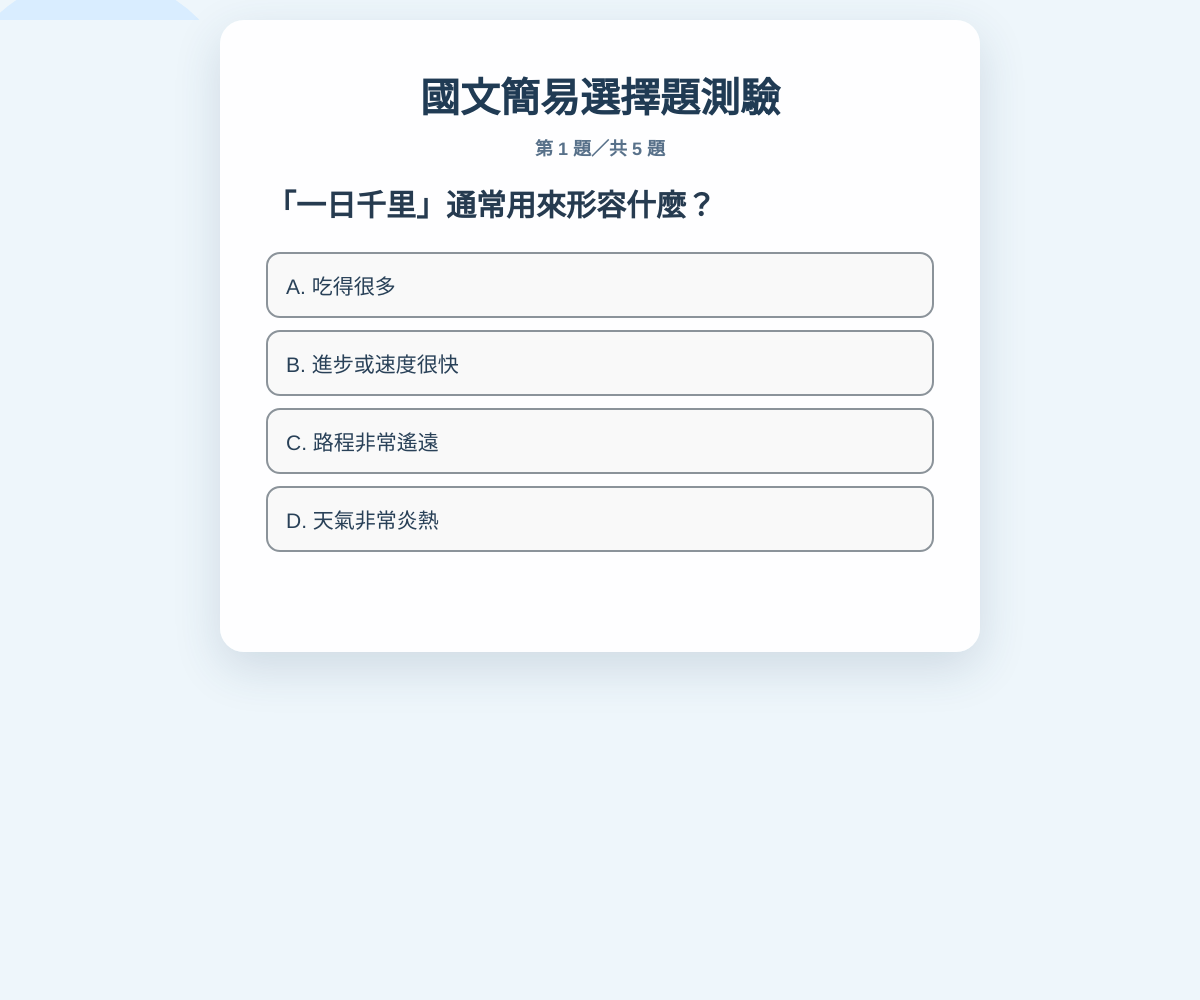
Frame 1 (no input)
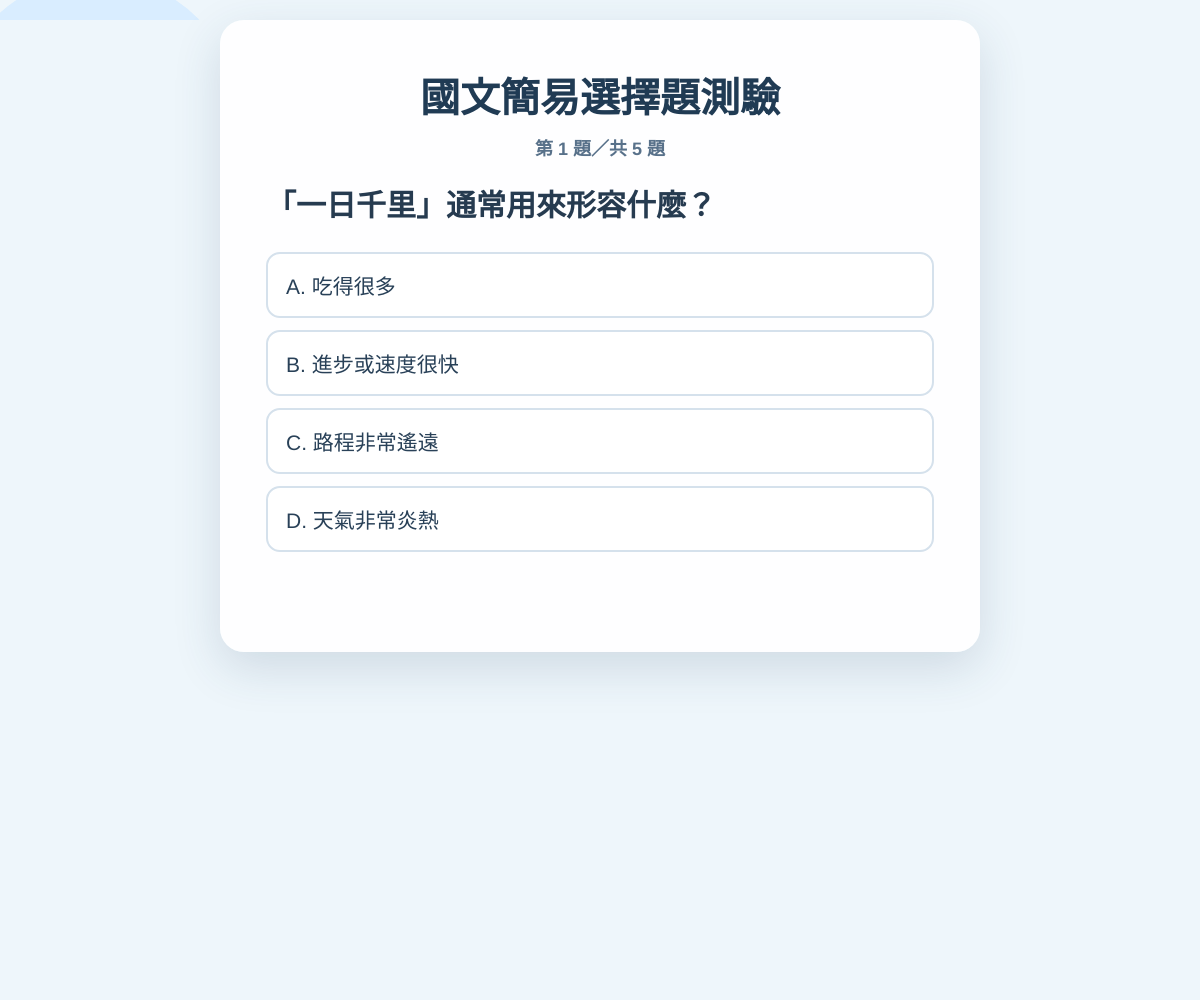
Frame 60 (no input)
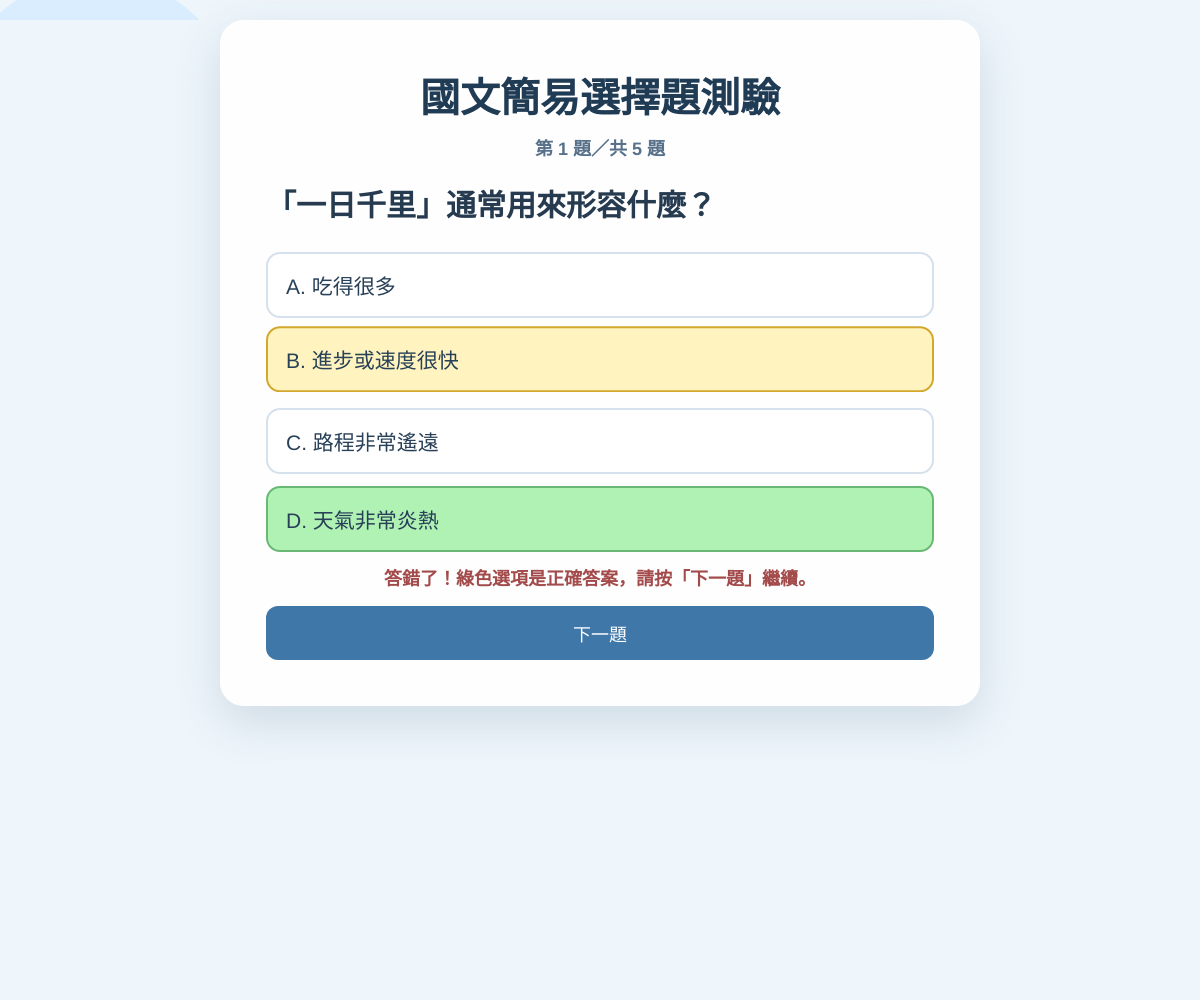
Frame 120 (the mouse pressed at the canvas centre since frame 60)

The p5.js sketch that drew these frames (run headless with seeded random() and noise() and a simulated clock; from frame 60 on, the mouse is pressed at the canvas centre):

// p5.js sketch
// ── sketch.js
// 宣告五題國文簡易選擇題資料。
const questions = [
  // 建立第一題的題目資料。
  {
    // 設定第一題題目文字。
    question: "「一日千里」通常用來形容什麼？",
    // 設定第一題的四個選項文字。
    options: ["吃得很多", "進步或速度很快", "路程非常遙遠", "天氣非常炎熱"],
    // 設定第一題正確答案的索引位置。
    answer: 1
  },
  // 建立第二題的題目資料。
  {
    // 設定第二題題目文字。
    question: "下列哪一個詞語最適合形容勤奮學習？",
    // 設定第二題的四個選項文字。
    options: ["無所事事", "走馬看花", "專心致志", "囫圇吞棗"],
    // 設定第二題正確答案的索引位置。
    answer: 2
  },
  // 建立第三題的題目資料。
  {
    // 設定第三題題目文字。
    question: "「夕陽西下」中的「西下」是指什麼？",
    // 設定第三題的四個選項文字。
    options: ["太陽從西方升起", "太陽向西方落下", "月亮向西方升起", "風從西方吹來"],
    // 設定第三題正確答案的索引位置。
    answer: 1
  },
  // 建立第四題的題目資料。
  {
    // 設定第四題題目文字。
    question: "下列哪一個字的意思是「看」？",
    // 設定第四題的四個選項文字。
    options: ["望", "聞", "說", "走"],
    // 設定第四題正確答案的索引位置。
    answer: 0
  },
  // 建立第五題的題目資料。
  {
    // 設定第五題題目文字。
    question: "下列哪一個句子的標點符號使用正確？",
    // 設定第五題的四個選項文字。
    options: ["你吃飽了嗎。", "今天天氣很好！", "我喜歡：閱讀。", "他說，「請進。」"],
    // 設定第五題正確答案的索引位置。
    answer: 1
  }
];

// 宣告目前顯示的題目索引。
let currentQuestionIndex = 0;
// 宣告目前答對的題數。
let score = 0;
// 宣告目前是否已經選過答案。
let answerLocked = false;
// 宣告測驗是否已經完成。
let quizFinished = false;
// 宣告錯誤回饋與正確答案動畫是否正在顯示。
let wrongAnswerShown = false;
// 宣告畫布物件。
let canvas;
// 宣告測驗主要容器。
let appContainer;
// 宣告標題元素。
let titleElement;
// 宣告進度元素。
let progressElement;
// 宣告題目元素。
let questionElement;
// 宣告四個選項按鈕元素陣列。
let optionElements = [];
// 宣告答題回饋元素。
let feedbackElement;
// 宣告下一題按鈕元素。
let nextButton;
// 宣告結果元素。
let resultElement;
// 宣告重新開始按鈕元素。
let restartButton;
// 宣告正確答案動畫的開始時間。
let animationStartTime = 0;

// p5.js 初始化函式，只會在畫面建立時執行一次。
function setup() {
  // 建立符合瀏覽器視窗大小的畫布。
  canvas = createCanvas(windowWidth, windowHeight);
  // 將畫布固定在瀏覽器左上角。
  canvas.position(0, 0);
  // 將畫布設定為固定定位。
  canvas.style("position", "fixed");
  // 將畫布放在 DOM 介面後方。
  canvas.style("z-index", "-1");
  // 讓畫布不攔截滑鼠與觸控事件。
  canvas.style("pointer-events", "none");
  // 設定整個頁面的基本樣式。
  stylePage();
  // 建立測驗的 DOM 介面。
  createInterface();
  // 顯示第一題內容。
  renderQuestion();
}

// p5.js 每一幀執行的繪圖函式。
function draw() {
  // 使用淡藍色作為全螢幕背景。
  background("#eef6fb");
  // 關閉圖形外框線。
  noStroke();
  // 設定左上方裝飾圖形的顏色。
  fill("#d9edff");
  // 繪製左上方柔和裝飾圓。
  ellipse(width * 0.08, height * 0.12, width * 0.24, width * 0.24);
  // 設定右下方裝飾圖形的顏色。
  fill("#ddf4e4");
  // 繪製右下方柔和裝飾圓。
  ellipse(width * 0.92, height * 0.88, width * 0.32, width * 0.32);
  // 執行答錯後的正確答案上下跳動動畫。
  animateCorrectAnswer();
}

// 設定頁面基本樣式的函式。
function stylePage() {
  // 取得目前網頁的 body 元素。
  const body = document.body;
  // 移除瀏覽器預設外距。
  body.style.margin = "0";
  // 設定適合繁體中文的字型。
  body.style.fontFamily = "Noto Sans TC, Microsoft JhengHei, sans-serif";
  // 隱藏水平捲軸。
  body.style.overflowX = "hidden";
  // 設定頁面最小高度為整個視窗高度。
  body.style.minHeight = "100vh";
  // 設定頁面背景顏色。
  body.style.backgroundColor = "#eef6fb";
  // 設定行動裝置的觸控操作方式。
  body.style.touchAction = "manipulation";
}

// 建立所有測驗介面元素的函式。
function createInterface() {
  // 建立主要測驗容器。
  appContainer = createDiv();
  // 設定主要容器的識別名稱。
  appContainer.id("quiz-app");
  // 設定主要容器的相對定位。
  appContainer.style("position", "relative");
  // 設定主要容器位於畫布上方。
  appContainer.style("z-index", "1");
  // 設定主要容器寬度與最大寬度。
  appContainer.style("width", "min(92vw, 760px)");
  // 設定主要容器的最大高度。
  appContainer.style("max-height", "calc(100vh - 40px)");
  // 讓內容過多時可以垂直捲動。
  appContainer.style("overflow-y", "auto");
  // 設定主要容器水平置中與上下外距。
  appContainer.style("margin", "20px auto");
  // 設定主要容器內距。
  appContainer.style("padding", "clamp(22px, 5vw, 46px)");
  // 設定主要容器盒模型。
  appContainer.style("box-sizing", "border-box");
  // 設定主要容器背景。
  appContainer.style("background", "rgba(255, 255, 255, 0.95)");
  // 設定主要容器圓角。
  appContainer.style("border-radius", "24px");
  // 設定主要容器陰影。
  appContainer.style("box-shadow", "0 16px 48px rgba(42, 76, 105, 0.16)");

  // 建立測驗標題。
  titleElement = createElement("h1", "國文簡易選擇題測驗");
  // 將標題放入主要容器。
  titleElement.parent(appContainer);
  // 設定標題上下外距。
  titleElement.style("margin", "0 0 10px");
  // 設定標題字體大小。
  titleElement.style("font-size", "clamp(26px, 5vw, 40px)");
  // 設定標題文字顏色。
  titleElement.style("color", "#203b54");
  // 設定標題文字置中。
  titleElement.style("text-align", "center");

  // 建立題目進度文字。
  progressElement = createElement("p", "");
  // 將進度文字放入主要容器。
  progressElement.parent(appContainer);
  // 設定進度文字外距。
  progressElement.style("margin", "0 0 22px");
  // 設定進度文字置中。
  progressElement.style("text-align", "center");
  // 設定進度文字顏色。
  progressElement.style("color", "#58718a");
  // 設定進度文字粗細。
  progressElement.style("font-weight", "700");
  // 設定進度文字大小。
  progressElement.style("font-size", "18px");

  // 建立題目文字元素。
  questionElement = createElement("h2", "");
  // 將題目文字放入主要容器。
  questionElement.parent(appContainer);
  // 設定題目文字行高。
  questionElement.style("line-height", "1.6");
  // 設定題目文字大小。
  questionElement.style("font-size", "clamp(20px, 3.5vw, 30px)");
  // 設定題目文字顏色。
  questionElement.style("color", "#263b50");
  // 設定題目文字外距。
  questionElement.style("margin", "0 0 22px");

  // 使用迴圈建立四個選項按鈕。
  for (let optionIndex = 0; optionIndex < 4; optionIndex += 1) {
    // 建立一個空白選項按鈕。
    const optionButton = createButton("");
    // 將選項按鈕放入主要容器。
    optionButton.parent(appContainer);
    // 設定選項按鈕的類別名稱。
    optionButton.addClass("quiz-option");
    // 設定選項按鈕寬度為百分之百。
    optionButton.style("width", "100%");
    // 設定選項按鈕內距。
    optionButton.style("padding", "16px 18px");
    // 設定選項按鈕下方外距。
    optionButton.style("margin", "0 0 12px");
    // 設定選項按鈕盒模型。
    optionButton.style("box-sizing", "border-box");
    // 設定選項按鈕邊框。
    optionButton.style("border", "2px solid #d5e1ec");
    // 設定選項按鈕圓角。
    optionButton.style("border-radius", "14px");
    // 設定選項按鈕初始背景色。
    optionButton.style("background", "#ffffff");
    // 設定選項按鈕文字顏色。
    optionButton.style("color", "#294158");
    // 設定選項按鈕字體大小。
    optionButton.style("font-size", "clamp(17px, 2.5vw, 21px)");
    // 設定選項按鈕文字靠左對齊。
    optionButton.style("text-align", "left");
    // 設定選項按鈕可點擊游標。
    optionButton.style("cursor", "pointer");
    // 設定選項按鈕的觸控操作方式。
    optionButton.style("touch-action", "manipulation");
    // 設定選項按鈕的轉場動畫。
    optionButton.style("transition", "transform 0.15s ease, border-color 0.15s ease, background 0.15s ease");
    // 綁定 p5.js 原生滑鼠與觸控按壓事件。
    optionButton.mousePressed(() => handleOptionClick(optionIndex));
    // 為選項按鈕加入原生觸控事件以強化行動裝置支援。
    optionButton.elt.addEventListener("touchstart", (event) => handleTouchOption(event, optionIndex), { passive: false });
    // 將選項按鈕保存到陣列。
    optionElements.push(optionButton);
  }

  // 建立答題回饋文字元素。
  feedbackElement = createElement("p", "");
  // 將答題回饋文字放入主要容器。
  feedbackElement.parent(appContainer);
  // 設定回饋文字最小高度。
  feedbackElement.style("min-height", "30px");
  // 設定回饋文字外距。
  feedbackElement.style("margin", "8px 0 12px");
  // 設定回饋文字置中。
  feedbackElement.style("text-align", "center");
  // 設定回饋文字大小。
  feedbackElement.style("font-size", "18px");
  // 設定回饋文字粗細。
  feedbackElement.style("font-weight", "700");

  // 建立下一題按鈕。
  nextButton = createButton("下一題");
  // 將下一題按鈕放入主要容器。
  nextButton.parent(appContainer);
  // 設定下一題按鈕寬度。
  nextButton.style("width", "100%");
  // 設定下一題按鈕內距。
  nextButton.style("padding", "14px 20px");
  // 設定下一題按鈕邊框。
  nextButton.style("border", "0");
  // 設定下一題按鈕圓角。
  nextButton.style("border-radius", "12px");
  // 設定下一題按鈕背景色。
  nextButton.style("background", "#3f78a8");
  // 設定下一題按鈕文字色。
  nextButton.style("color", "#ffffff");
  // 設定下一題按鈕字體大小。
  nextButton.style("font-size", "18px");
  // 設定下一題按鈕游標。
  nextButton.style("cursor", "pointer");
  // 設定下一題按鈕觸控操作方式。
  nextButton.style("touch-action", "manipulation");
  // 綁定下一題按鈕的滑鼠與觸控事件。
  nextButton.mousePressed(goToNextQuestion);
  // 綁定下一題按鈕的原生觸控事件。
  nextButton.elt.addEventListener("touchstart", handleTouchNext, { passive: false });
  // 初始隱藏下一題按鈕。
  nextButton.hide();

  // 建立測驗結果文字元素。
  resultElement = createElement("p", "");
  // 將測驗結果文字放入主要容器。
  resultElement.parent(appContainer);
  // 設定測驗結果文字置中。
  resultElement.style("text-align", "center");
  // 設定測驗結果文字大小。
  resultElement.style("font-size", "clamp(22px, 4vw, 32px)");
  // 設定測驗結果文字顏色。
  resultElement.style("color", "#2d6946");
  // 設定測驗結果文字粗細。
  resultElement.style("font-weight", "700");
  // 初始隱藏測驗結果文字。
  resultElement.hide();

  // 建立重新開始按鈕。
  restartButton = createButton("重新開始測驗");
  // 將重新開始按鈕放入主要容器。
  restartButton.parent(appContainer);
  // 設定重新開始按鈕寬度。
  restartButton.style("width", "100%");
  // 設定重新開始按鈕內距。
  restartButton.style("padding", "14px 20px");
  // 設定重新開始按鈕邊框。
  restartButton.style("border", "2px solid #3f78a8");
  // 設定重新開始按鈕圓角。
  restartButton.style("border-radius", "12px");
  // 設定重新開始按鈕背景色。
  restartButton.style("background", "#ffffff");
  // 設定重新開始按鈕文字顏色。
  restartButton.style("color", "#3f78a8");
  // 設定重新開始按鈕字體大小。
  restartButton.style("font-size", "18px");
  // 設定重新開始按鈕游標。
  restartButton.style("cursor", "pointer");
  // 設定重新開始按鈕觸控操作方式。
  restartButton.style("touch-action", "manipulation");
  // 綁定重新開始按鈕事件。
  restartButton.mousePressed(restartQuiz);
  // 綁定重新開始按鈕的原生觸控事件。
  restartButton.elt.addEventListener("touchstart", handleTouchRestart, { passive: false });
  // 初始隱藏重新開始按鈕。
  restartButton.hide();
}

// 處理選項原生觸控事件的函式。
function handleTouchOption(event, optionIndex) {
  // 防止觸控事件造成頁面捲動或重複觸發。
  event.preventDefault();
  // 執行選項作答處理函式。
  handleOptionClick(optionIndex);
}

// 處理下一題按鈕原生觸控事件的函式。
function handleTouchNext(event) {
  // 防止觸控事件造成頁面捲動或重複觸發。
  event.preventDefault();
  // 執行前往下一題函式。
  goToNextQuestion();
}

// 處理重新開始按鈕原生觸控事件的函式。
function handleTouchRestart(event) {
  // 防止觸控事件造成頁面捲動或重複觸發。
  event.preventDefault();
  // 執行重新開始測驗函式。
  restartQuiz();
}

// 將目前題目資料更新到畫面上的函式。
function renderQuestion() {
  // 取得目前題目物件。
  const currentQuestion = questions[currentQuestionIndex];
  // 顯示目前題目進度。
  progressElement.html(`第 ${currentQuestionIndex + 1} 題／共 ${questions.length} 題`);
  // 顯示目前題目文字。
  questionElement.html(currentQuestion.question);
  // 將答題鎖定狀態解除。
  answerLocked = false;
  // 將錯誤回饋狀態清除。
  wrongAnswerShown = false;
  // 將動畫起始時間歸零。
  animationStartTime = 0;
  // 使用迴圈更新四個選項按鈕。
  optionElements.forEach((optionButton, optionIndex) => {
    // 設定選項按鈕的文字內容。
    optionButton.html(`${String.fromCharCode(65 + optionIndex)}. ${currentQuestion.options[optionIndex]}`);
    // 還原選項按鈕背景色。
    optionButton.style("background", "#ffffff");
    // 還原選項按鈕邊框顏色。
    optionButton.style("border-color", "#d5e1ec");
    // 還原選項按鈕位移。
    optionButton.style("transform", "translateY(0px)");
    // 重新啟用選項按鈕。
    optionButton.elt.disabled = false;
    // 還原選項按鈕游標。
    optionButton.style("cursor", "pointer");
    // 設定選項按鈕的無障礙標籤。
    optionButton.attribute("aria-label", `選項${String.fromCharCode(65 + optionIndex)}：${currentQuestion.options[optionIndex]}`);
  });
  // 清空答題回饋文字。
  feedbackElement.html("");
  // 設定答題回饋的預設顏色。
  feedbackElement.style("color", "#2d6946");
  // 顯示題目元素。
  questionElement.show();
  // 顯示所有選項按鈕。
  optionElements.forEach((optionButton) => optionButton.show());
  // 隱藏下一題按鈕直到使用者答題。
  nextButton.hide();
  // 隱藏測驗結果。
  resultElement.hide();
  // 隱藏重新開始按鈕。
  restartButton.hide();
}

// 處理使用者選擇答案的函式。
function handleOptionClick(optionIndex) {
  // 判斷測驗完成或本題已作答時是否需要忽略操作。
  if (quizFinished || answerLocked) {
    // 直接結束函式以避免重複計分。
    return;
  }
  // 鎖定目前題目避免重複作答。
  answerLocked = true;
  // 取得目前題目的資料。
  const currentQuestion = questions[currentQuestionIndex];
  // 取得目前題目的正確答案索引。
  const correctOptionIndex = currentQuestion.answer;
  // 停用所有選項按鈕。
  optionElements.forEach((optionButton) => {
    // 停用目前選項按鈕。
    optionButton.elt.disabled = true;
    // 將選項游標改為一般箭頭。
    optionButton.style("cursor", "default");
  });
  // 判斷使用者是否答對。
  if (optionIndex === correctOptionIndex) {
    // 將答對題數增加一題。
    score += 1;
    // 顯示答對提示。
    feedbackElement.html("答對了！請按「下一題」繼續。");
    // 設定答對提示顏色。
    feedbackElement.style("color", "#2d7a4c");
    // 設定正確選項的提示背景。
    optionElements[correctOptionIndex].style("background", "#d7f5dc");
    // 設定正確選項的提示邊框。
    optionElements[correctOptionIndex].style("border-color", "#56a66d");
  } else {
    // 顯示答錯提示。
    feedbackElement.html("答錯了！綠色選項是正確答案，請按「下一題」繼續。");
    // 設定答錯提示顏色。
    feedbackElement.style("color", "#a34b4b");
    // 將被選錯的選項套用指定的 #b0f2b4 背景色。
    optionElements[optionIndex].style("background", "#b0f2b4");
    // 設定被選錯選項的邊框顏色。
    optionElements[optionIndex].style("border-color", "#69b875");
    // 設定正確選項的提示背景色。
    optionElements[correctOptionIndex].style("background", "#fff4bf");
    // 設定正確選項的提示邊框色。
    optionElements[correctOptionIndex].style("border-color", "#d3a82f");
    // 設定錯誤回饋顯示狀態。
    wrongAnswerShown = true;
    // 記錄正確答案動畫開始時間。
    animationStartTime = millis();
  }
  // 顯示下一題按鈕。
  nextButton.show();
}

// 執行答錯後正確答案上下跳動的函式。
function animateCorrectAnswer() {
  // 判斷目前是否需要播放正確答案動畫。
  if (!wrongAnswerShown || animationStartTime === 0) {
    // 不需要動畫時直接離開函式。
    return;
  }
  // 取得目前題目的正確答案索引。
  const correctOptionIndex = questions[currentQuestionIndex].answer;
  // 依照正弦波計算平滑的上下跳動距離。
  const jumpOffset = sin((millis() - animationStartTime) * 0.012) * 10;
  // 將上下跳動距離套用到正確選項按鈕。
  optionElements[correctOptionIndex].style("transform", `translateY(${jumpOffset}px)`);
}

// 前往下一題或顯示測驗結果的函式。
function goToNextQuestion() {
  // 判斷使用者尚未作答時是否需要忽略操作。
  if (!answerLocked) {
    // 尚未作答時直接離開函式。
    return;
  }
  // 判斷目前是否為最後一題。
  if (currentQuestionIndex === questions.length - 1) {
    // 設定測驗完成狀態。
    quizFinished = true;
    // 顯示最後的測驗結果。
    showResult();
    // 結束函式避免讀取不存在的題目。
    return;
  }
  // 將目前題目索引增加一題。
  currentQuestionIndex += 1;
  // 顯示下一題內容。
  renderQuestion();
}

// 顯示五題完成後答對題數的函式。
function showResult() {
  // 隱藏題目進度。
  progressElement.hide();
  // 隱藏題目文字。
  questionElement.hide();
  // 隱藏所有選項按鈕。
  optionElements.forEach((optionButton) => optionButton.hide());
  // 隱藏答題回饋文字。
  feedbackElement.hide();
  // 隱藏下一題按鈕。
  nextButton.hide();
  // 顯示最終答對題數。
  resultElement.html(`測驗完成！<br>你答對了 ${score}／${questions.length} 題。`);
  // 顯示測驗結果文字。
  resultElement.show();
  // 顯示重新開始按鈕。
  restartButton.show();
}

// 重新設定狀態並重新開始測驗的函式。
function restartQuiz() {
  // 將目前題目索引重設為第一題。
  currentQuestionIndex = 0;
  // 將答對題數重設為零。
  score = 0;
  // 將測驗完成狀態重設為尚未完成。
  quizFinished = false;
  // 顯示第一題內容。
  renderQuestion();
  // 顯示題目進度文字。
  progressElement.show();
}

// 瀏覽器視窗尺寸改變時重新調整畫布大小的函式。
function windowResized() {
  // 將畫布調整為最新的視窗寬度與高度。
  resizeCanvas(windowWidth, windowHeight);
}
